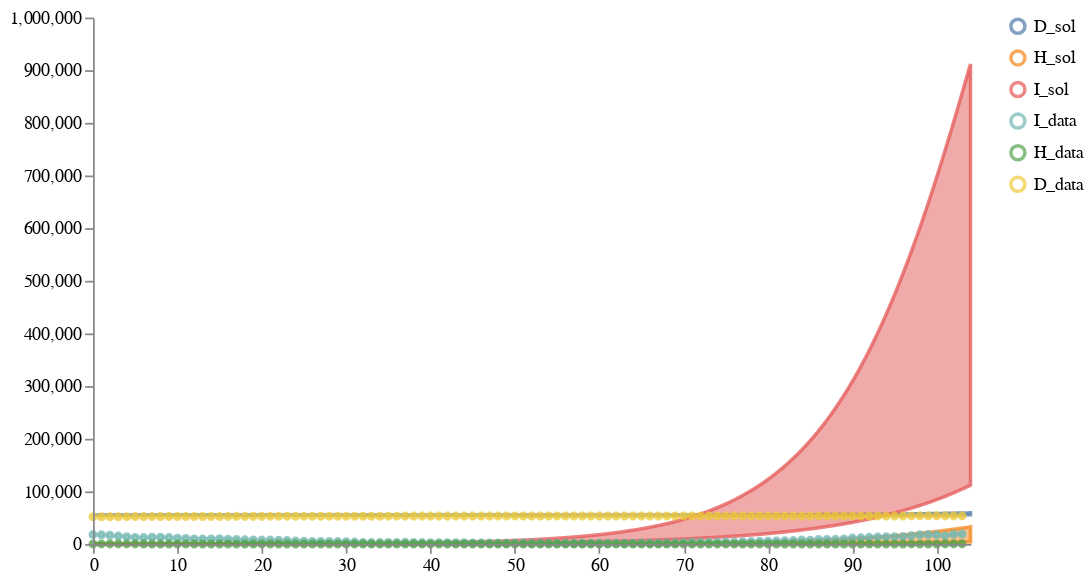

Notebook source saved alongside this figure:
### Code cell
num_samples = 100
models = [model5_location]
data_location = DATA_PATH + "NYS_T2_forecast1.csv"
weights = [1]
solution_mappings = [{"I": "infected", "H": "hospitalized", "D": "dead"}] # "column name in data": "observable or state variable in model"

# Run the calibration and sampling
result2 = load_and_calibrate_and_sample_ensemble_model(
    models,
    data_location,
    weights,
    solution_mappings,
    num_samples,
    timepoints1,
    verbose=True,
    total_population=19340000,
    num_iterations=26,
    method="euler",
    time_unit="days",
    visual_options={"title": "Calibrated Ensemble", "keep":".*_sol"}
)

# # Save results
# result2["data"].to_csv("../../notebook/ensemble_eval_sa/ensemble_results/partII_ensemble_of_one_results_day0_Jun032021.csv", index=False)
# result2["quantiles"].to_csv("../../notebook/ensemble_eval_sa/ensemble_results/partII_ensemble_of_one_quantiles_day0_Jun032021.csv", index=False)

# Plot results
schema = plots.trajectories(pd.DataFrame(result2["data"]), keep=".*_sol",
                            points=all_data1.reset_index(drop=True).rename(columns={"I":"I_data", "H":"H_data", "D":"D_data"}),
                           )
schema = plots.pad(schema, 5)
plots.ipy_display(schema)

### Figure 1 — Vega specification as saved in the notebook (floating-point values rounded to 4 significant figures; data arrays with more than 128 entries replaced by an {"elided": "..."} marker saying what was removed)
{"$schema": "https://vega.github.io/schema/vega/v5.json", "axes": [{"name": "x_axis", "orient": "bottom", "scale": "xscale", "zindex": 100}, {"name": "y_axis", "orient": "left", "scale": "yscale", "zindex": 100}], "data": [{"name": "distributions", "values": {"elided": "3123 records"}}, {"name": "traces", "transform": [{"expr": "isValid(datum.value)", "type": "filter"}], "values": []}, {"name": "points", "values": {"elided": "312 records"}}, {"name": "markers", "values": []}, {"name": "selected", "on": [{"remove": true, "trigger": "clear"}, {"remove": true, "trigger": "!shift"}, {"insert": "clicked", "trigger": "!shift && clicked"}, {"toggle": "clicked", "trigger": "shift && clicked"}]}], "height": 300, "legends": [{"encode": {"labels": {"interactive": true, "name": "legendLabel", "update": {"opacity": [{"test": "!length(data('selected')) || indata('selected', 'value', datum.value)", "value": 1}, {"value": 0.25}]}}, "symbols": {"interactive": true, "name": "legendSymbol", "update": {"fill": {"value": "transparent"}, "opacity": [{"test": "!length(data('selected')) || indata('selected', 'value', datum.value)", "value": 0.7}, {"value": 0.15}], "size": {"value": 64}, "strokeWidth": {"value": 2}}}}, "name": "color_legend", "stroke": "color"}], "marks": [{"from": {"facet": {"data": "points", "groupby": "trajectory", "name": "points_split"}}, "marks": [{"encode": {"hover": {"fillOpacity": {"value": 0.9}}, "update": {"fill": {"field": "trajectory", "scale": "color"}, "fillOpacity": [{"test": "!length(data('selected')) || indata('selected', 'value', datum.trajectory)", "value": 0.5}, {"value": 0.15}], "size": {"value": 10}, "stroke": {"field": "trajectory", "scale": "color"}, "strokeOpacity": [{"test": "!length(data('selected')) || indata('selected', 'value', datum.trajectory)", "value": 0.75}, {"value": 0.15}], "strokeWidth": {"value": 2}, "tooltip": {"field": "value"}, "x": {"field": "timepoint", "scale": "xscale"}, "y": {"field": "value", "scale": "yscale"}}}, "from": {"data": "points_split"}, "name": "_points_symbol", "type": "symbol", "zindex": 3}, {"encode": {"hover": {"fillOpacity": {"value": 0.9}}, "update": {"interpolate": {"value": "linear"}, "stroke": {"field": "trajectory", "scale": "color"}, "strokeOpacity": [{"test": "!length(data('selected')) || indata('selected', 'value', datum.trajectory)", "value": 0.3}, {"value": 0.1}], "strokeWidth": {"value": 2}, "x": {"field": "timepoint", "scale": "xscale"}, "y": {"field": "value", "scale": "yscale"}}}, "from": {"data": "points_split"}, "name": "_points_line", "type": "line", "zindex": 3}], "name": "_points", "type": "group", "zindex": 3}, {"from": {"facet": {"data": "traces", "groupby": "trajectory", "name": "traces_split"}}, "marks": [{"encode": {"hover": {"fillOpacity": {"value": 0.9}}, "update": {"interpolate": {"value": "linear"}, "stroke": {"field": "trajectory", "scale": "color"}, "strokeOpacity": [{"test": "!length(data('selected')) || indata('selected', 'value', datum.trajectory)", "value": 0.75}, {"value": 0.15}], "strokeWidth": {"value": 2}, "x": {"field": "timepoint", "scale": "xscale"}, "y": {"field": "value", "scale": "yscale"}}}, "from": {"data": "traces_split"}, "name": "_traces_lines", "type": "line"}], "name": "_traces", "type": "group", "zindex": 2}, {"from": {"facet": {"data": "distributions", "groupby": "trajectory", "name": "trajectory_split"}}, "marks": [{"encode": {"hover": {"fillOpacity": {"value": 0.9}}, "update": {"fill": {"field": "trajectory", "scale": "color"}, "fillOpacity": [{"test": "!length(data('selected')) || indata('selected', 'value', datum.trajectory)", "value": 0.5}, {"value": 0.15}], "interpolate": {"value": "linear"}, "stroke": {"field": "trajectory", "scale": "color"}, "strokeOpacity": [{"test": "!length(data('selected')) || indata('selected', 'value', datum.trajectory)", "value": 0.75}, {"value": 0.15}], "strokeWidth": {"value": 2}, "x": {"field": "timepoint", "scale": "xscale"}, "y": {"field": "upper", "scale": "yscale"}, "y2": {"field": "lower", "scale": "yscale"}}}, "from": {"data": "trajectory_split"}, "type": "area"}], "name": "_distributions", "type": "group", "zindex": 1}, {"marks": [{"encode": {"enter": {"stroke": {"value": "lightgray"}}, "update": {"opacity": {"value": 1}, "x": {"field": "timepoint", "scale": "xscale"}, "y": {"signal": "height"}, "y2": {"value": 0}}}, "from": {"data": "markers"}, "name": "_marker text", "type": "rule"}, {"encode": {"enter": {"fontSize": {"value": 8}, "text": {"field": "datum.label"}, "y": {"value": 0}}}, "from": {"data": "_marker text"}, "name": "_marker flags", "transform": [{"as": ["x", "_y", "opacity", "align", "baseline"], "lineAnchor": "start", "offset": [1], "size": {"signal": "[width, height]"}, "type": "label"}], "type": "text"}], "name": "_markers", "type": "group"}], "padding": 5, "scales": [{"domain": {"fields": [{"data": "distributions", "field": "timepoint"}, {"data": "traces", "field": "timepoint"}, {"data": "points", "field": "timepoint"}, {"data": "markers", "field": "timepoint"}]}, "name": "xscale", "range": "width", "type": "linear", "zero": false}, {"domain": {"fields": [{"data": "distributions", "field": "lower"}, {"data": "distributions", "field": "upper"}, {"data": "traces", "field": "value"}, {"data": "points", "field": "value"}]}, "name": "yscale", "nice": true, "range": "height", "type": "linear", "zero": true}, {"domain": {"fields": [{"data": "distributions", "field": "trajectory"}, {"data": "traces", "field": "trajectory"}, {"data": "points", "field": "trajectory"}]}, "name": "color", "range": "category", "type": "ordinal"}], "signals": [{"name": "clear", "on": [{"events": "mouseup[!event.item]", "force": true, "update": "true"}], "value": true}, {"name": "shift", "on": [{"events": "@legendSymbol:click, @legendLabel:click", "force": true, "update": "event.shiftKey"}], "value": false}, {"name": "clicked", "on": [{"events": "@legendSymbol:click, @legendLabel:click", "force": true, "update": "{value: datum.value}"}], "value": null}], "width": 500}
